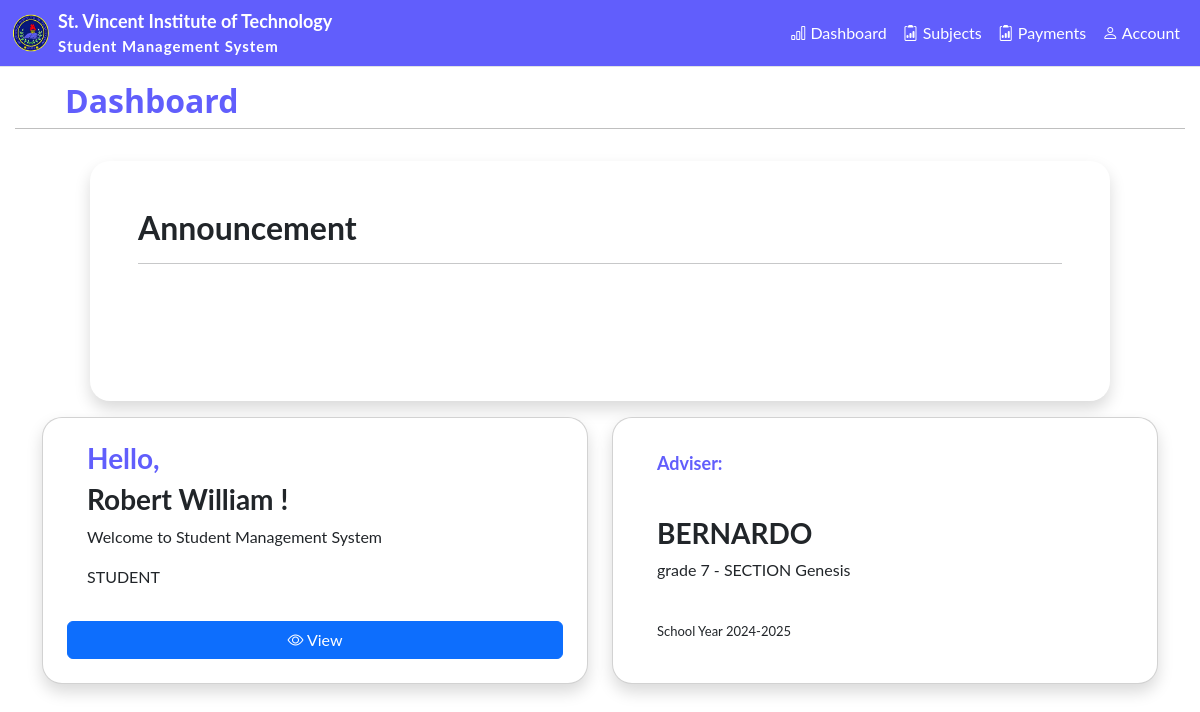
Page /student (signed in) on the committed database.
### admin_staff/models.py (models this page shows, shortened)
class StudentProfile(models.Model):
    user = models.OneToOneField(User, null=True, on_delete=models.CASCADE)
    student_lrn = models.BigIntegerField(primary_key=True)
    surname = models.CharField(max_length=24)
    first_name = models.CharField(max_length=24)
    middle_name = models.CharField(max_length=24, blank=True, null=True)
    gender_choice = (
        ('Male', 'Male'),
        ('Female', 'Female'),
    )
    gender = models.CharField(max_length=24, default="Gender", choices=gender_choice, blank=True, null=True)
    birth_date = models.DateField()
    birth_place = models.CharField(max_length=200, blank=True, null=True)
    religion = models.CharField(max_length=24, blank=True, null=True)
    civil_choice = (
        ('Single', 'Single'),
        ('Married', 'Married'),
        ('Divorced', 'Divorced'),
        ('Widowed', 'Widowed'),
    )
    civil_status = models.CharField(max_length=10, default="Status", choices=civil_choice, blank=True, null=True)
    contact = models.BigIntegerField(blank=True, null=True)
    email = models.CharField(max_length=100, blank=True, null=True)
    section = models.ForeignKey('section', null=True, on_delete=models.SET_NULL)
    adviser = models.ForeignKey('FacultyStaff', blank=True, null=True, on_delete=models.SET_NULL)
    level = models.ForeignKey('level', blank=True, null=True, on_delete=models.SET_NULL)
    class Meta:
        managed = True
        db_table = 'student_profile'

class FacultyStaff(models.Model):
    user = models.OneToOneField(User, null=True, on_delete=models.CASCADE)
    faculty_staff_id = models.BigIntegerField(primary_key=True)
    surname = models.CharField(max_length=24)
    first_name = models.CharField(max_length=24)
    middle_name = models.CharField(max_length=24, blank=True, null=True)
    gender_choice = (
        ('Male', 'Male'),
        ('Female', 'Female'),
    )
    gender = models.CharField(max_length=10, default="Gender", choices=gender_choice, null=True)
    civil_choice = (
        ('Single', 'Single'),
        ('Married', 'Married'),
        ('Divorced', 'Divorced'),
        ('Widowed', 'Widowed'),
    )
    civil_status = models.CharField(max_length=10, default="Status", choices=civil_choice, blank=True, null=True)
    birth_date = models.DateField(null=True)
    birth_place = models.CharField(max_length=200, blank=True, null=True)
    religion = models.CharField(max_length=24, blank=True, null=True)
    contact = models.BigIntegerField(blank=True, null=True)
    email = models.CharField(max_length=100, blank=True, null=True)
    section = models.OneToOneField('section', blank=True, null=True, on_delete=models.SET_NULL)
    class Meta:
        managed = True
        db_table = 'faculty_staff'
    def __str__(self):
        return self.surname

class level(models.Model):
    level = models.CharField(max_length=20);
    def __str__(self):
        return self.level

class section(models.Model):
    section_name = models.CharField(max_length=20)
    level = models.ForeignKey("level", null=True, on_delete=models.SET_NULL)
    def __str__(self):
        return self.section_name

### admin_staff/decorators.py (the view)
        def wrapper_func(request, *args, **kwargs):
            group = None
            if request.user.groups.exists():
                group = request.user.groups.all()[0].name
            if group in allow_roles:
                return view_func(request, *args, **kwargs)
            else:
                return HttpResponse('you are not authorize')

### admin_staff/views.py (called while the page is built)
@login_required(login_url='login')
@allowed_user(allow_roles=['student'])
def student_dashboard(request):
    student = request.user.studentprofile
    context = { 'student': student}
    return render(request, 'student/student_dashboard.html', context)

### admin_staff/templates/student/student_dashboard.html (shortened to what this page needs)
<!DOCTYPE html>
{% load static %}
<html lang="en">
<head>
    <link href="https://cdn.jsdelivr.net/npm/bootstrap@5.3.3/dist/css/bootstrap.min.css" rel="stylesheet">
    <link rel="stylesheet" href="https://cdn.jsdelivr.net/npm/bootstrap-icons@1.11.3/font/bootstrap-icons.min.css">
    <link rel="stylesheet" href="{% static 'css\sidebar.css' %}">
    <link rel="stylesheet" href="{% static "css\admin.css" %}">
</head>
<body>
    <div class="d-flex" id="wrapper" style="width: 100vw; height: 100vh;">
      <div id="page-content-wrapper">
        <nav class="navbar navbar-expand-lg navbar-light border-bottom" style='background-color: #615EFC;'>
          <div class="container-fluid">
            <a href="{% url "home" %}" rel="noopener noreferrer"><img src="{% static "img/nobg.png" %}" alt="Logo" width="38" height="38"></a>
            <div class="ms-2 d-none d-md-block">
              <span style="font-size: large; font-weight: bold; color: white;">St. Vincent Institute of Technology</span><br>
              <p style="font-size: 15px; margin: 0; color: white; letter-spacing: 1px;">Student Management System</p>
            </div>
              <div class="collapse navbar-collapse" id="navbarSupportedContent">
                  <ul class="navbar-nav ms-auto mt-2 mt-lg-0">
                      <li class="nav-item active"><a class="nav-link" href="{% url "student" %}" style="color: white">
                        <i class="bi bi-bar-chart"></i> Dashboard
                      </a></li>
                      <li class="nav-item active"><a class="nav-link" href="{% url "student" %}" style="color: white">
                        <i class="bi bi-clipboard2-data"></i> Subjects
                      </a></li>
                      <li class="nav-item active"><a class="nav-link" href="{% url "student" %}" style="color: white">
                        <i class="bi bi-clipboard2-data"></i> Payments
                      </a></li>
                      <li class="nav-item dropdown">
                          <a class="nav-link dropdown-toggle" id="navbarDropdown" href="#" role="button" data-bs-toggle="dropdown" aria-haspopup="true" aria-expanded="false" style="color: white">
                            <i class="bi bi-person"></i> Account
                          </a>
                      </li>
                  </ul>
            </div>
          </div>
        </nav>
        {% block content %}
        <div class="page-title mb-4" style="margin:15px;">
          <h2 style="color: #615EFC; font-weight: bold; margin-right: 20px; padding-left: 50px;">Dashboard</h2>
          <hr style="margin-top: 0; color: black;">
        </div>
          <div class="container">
            <div class="container mb-3 p-5 shadow" style="width: 85vw; height: 30vh; border-radius: 20px; margin-top: 4vh;">
              <h2 class="card-title" style="font-weight: bold;">Announcement</h2>
              <hr>
            </div>
          </div>
        <div class="container" id="container-card" style="color: white;">
          <div class="row d-flex justify-content-end align-items-stretch" style="width: max;">
              <div class="col-lg-6 col-md-12 mb-5 d-flex">
                  <div class="card p-2 shadow w-100" style="border-radius: 20px;">
                      <div class="card-body text-start" style="padding-left: 3vw;">
                          <h3 class="card-title" style="color: #615EFC; font-weight: bold;">Hello,</h3>
                          <h3 class="card-title" style="font-weight: bold;">{{student.first_name}} !</h3>
                          <p class="card-text">Welcome to Student Management System</p>
                          <p class="card-text">STUDENT</p>
                      </div>
                      <div class="d-grid p-3">
                        <a href="{% url 'student-profile' %}" role='btn' class="btn btn-primary" style="text-decoration: none; color: white;">
                            <i class="bi bi-eye"></i> View
                        </a>
                    </div>
                  </div>
              </div>
              <div class="col-lg-6 col-md-12 mb-5 d-flex">
                  <div class="card p-2 shadow w-100" style="border-radius: 20px;">
                      <div class="card-body text-start" style="padding-left: 3vw; padding-top: 3vh;">
                          <p style="font-size: large; color: #615EFC; font-weight: bold;">Adviser:</p><br>
                          <h3 class="card-title" style="font-weight: bold;">{{student.adviser}}</h3>
                          <p class="card-text"> {{student.level}} - SECTION {{student.section}}</p><br>
                          <p class="card-text" style="font-size: small; font-weight: normal;">School Year 2024-2025</p>
                      </div>
                  </div>
              </div>
          </div>
        </div>
        {% endblock content %}
      </div>
    </div>
</body>
</html>

### static/css/admin.css (style rules this page uses)
.container-fluid { font-family: "Lato", sans-serif; font-weight: 700; font-style: normal; }
.navbar .dropdown-toggle::after { display: none; }
.nav-link { color: white; transition: background-color 0.3s ease, font-weight 0.3s ease; font-weight: normal; }
.container { font-family: "Lato", sans-serif; }
.card-body { text-align: left !important; }

### rows in the picture
StudentProfile: first_name "Robert William", adviser "BERNARDO", level "grade 7", section "Genesis"
